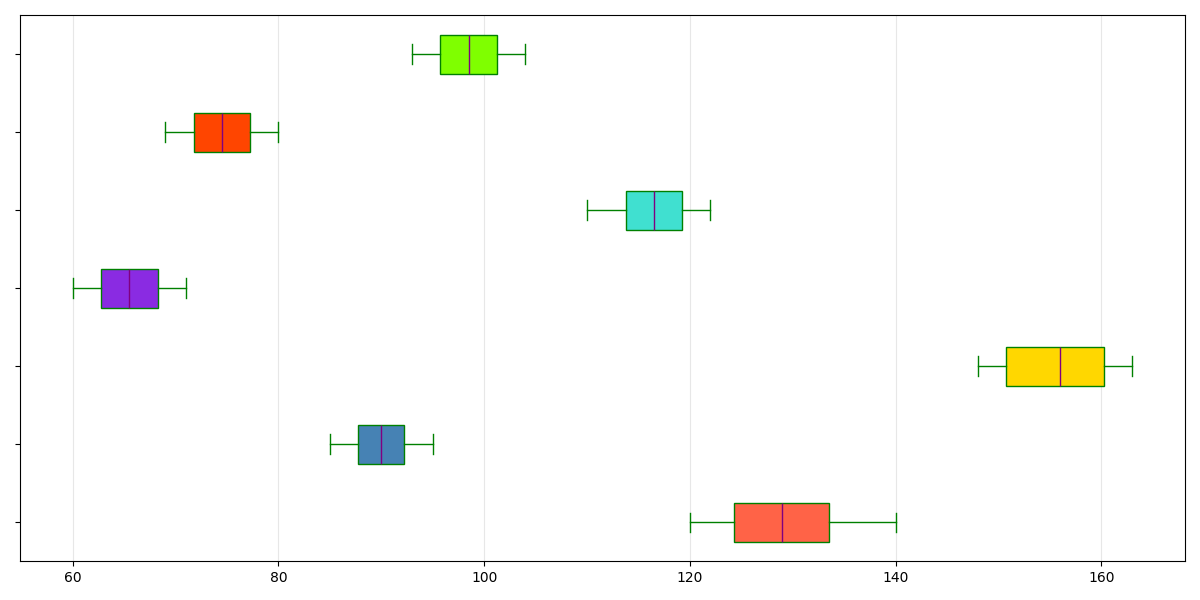

This chart was generated by the following Python code:
import matplotlib.pyplot as plt

categories = [
    "Electronics", "Fashion", "Home & Kitchen", "Books", 
    "Health & Beauty", "Toys & Games", "Automotive"
]

electronics_sales = [120, 130, 125, 140, 135, 128, 127, 132, 138, 122, 121, 133]
fashion_sales = [85, 95, 90, 89, 92, 94, 87, 88, 91, 86, 93, 90]
home_kitchen_sales = [150, 160, 155, 148, 162, 157, 151, 149, 163, 154, 158, 161]
books_sales = [60, 65, 63, 70, 68, 66, 62, 67, 69, 64, 61, 71]
health_beauty_sales = [110, 115, 118, 112, 120, 119, 117, 116, 121, 114, 113, 122]
toys_games_sales = [70, 75, 73, 78, 76, 74, 72, 77, 79, 71, 69, 80]
automotive_sales = [95, 100, 98, 102, 101, 99, 97, 96, 103, 94, 93, 104]

data = [
    electronics_sales, fashion_sales, home_kitchen_sales, books_sales, 
    health_beauty_sales, toys_games_sales, automotive_sales
]

fig, ax = plt.subplots(figsize=(12, 6))

box = ax.boxplot(data, notch=False, patch_artist=True, vert=False,
                 boxprops=dict(facecolor="lightgray", color="green"),
                 capprops=dict(color="green"),
                 whiskerprops=dict(color="green"),
                 flierprops=dict(markerfacecolor='orange', marker='x', markersize=10, linestyle='none'),
                 medianprops=dict(color="purple"))

# New set of colors for the boxplots
new_colors = ['#FF6347', '#4682B4', '#FFD700', '#8A2BE2', '#40E0D0', '#FF4500', '#7FFF00']
for patch, color in zip(box['boxes'], new_colors):
    patch.set_facecolor(color)

ax.set_yticks(range(1, len(categories) + 1))
ax.set_yticklabels([])

ax.xaxis.grid(True, linestyle='-', which='major', alpha=0.3)

plt.tight_layout()
plt.show()
